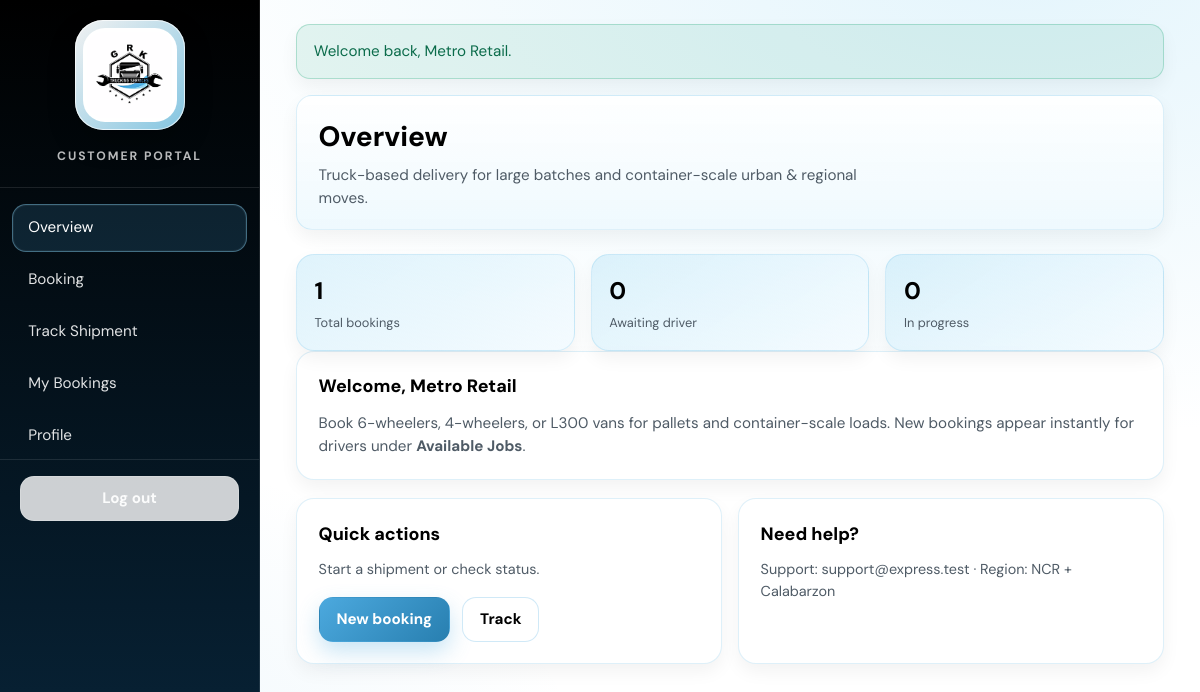
Page /customer/dashboard.php (signed in) on the earlier database version.
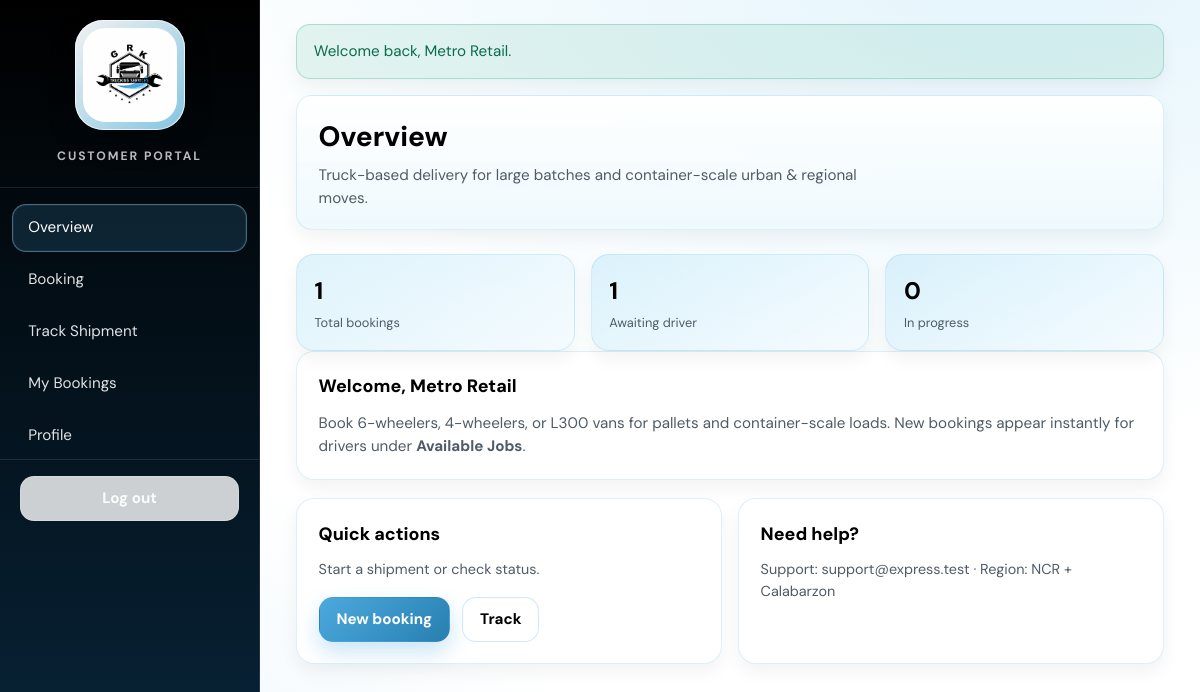
Same page on the later database version.
### tables this page shows
CREATE TABLE `bookings` (
  `id` INT UNSIGNED NOT NULL AUTO_INCREMENT,
  `booking_number` VARCHAR(32) NOT NULL,
  `customer_id` INT UNSIGNED NOT NULL,
  `user_id` INT UNSIGNED NOT NULL,
  `username` VARCHAR(64) NOT NULL,
  `name` VARCHAR(120) NOT NULL,
  `email` VARCHAR(255) NOT NULL,
  `mobile` VARCHAR(40) NOT NULL,
  `booking_datetime` TIMESTAMP NOT NULL,
  `posting_date` TIMESTAMP NOT NULL,
  `vehicle_type` VARCHAR(64) NOT NULL,
  `pickup` VARCHAR(255) NOT NULL,
  `dropoff` VARCHAR(255) NOT NULL,
  `cargo_desc` TEXT NOT NULL,
  `additional_requirements` TEXT NOT NULL,
  `status` ENUM('pending','accepted','in_transit','completed','cancelled') NOT NULL DEFAULT 'pending',
  `driver_id` INT UNSIGNED NULL,
  `vehicle_id` INT UNSIGNED NULL,
  `is_locked` BOOLEAN NOT NULL DEFAULT FALSE,
  `accepted_at` TIMESTAMP NULL DEFAULT NULL,
  `payout` DECIMAL(12, 2) NULL,
  `gatepass_image` VARCHAR(512) NULL,
  PRIMARY KEY (`id`),
  UNIQUE KEY `uq_bookings_number` (`booking_number`),
  KEY `idx_bookings_customer` (`customer_id`),
  KEY `idx_bookings_user` (`user_id`),
  KEY `idx_bookings_driver` (`driver_id`),
  KEY `idx_bookings_vehicle` (`vehicle_id`),
  KEY `idx_bookings_status` (`status`),
  CONSTRAINT `fk_bookings_customer` FOREIGN KEY (`customer_id`) REFERENCES `customers` (`id`)
    ON UPDATE CASCADE ON DELETE RESTRICT,
  CONSTRAINT `fk_bookings_user` FOREIGN KEY (`user_id`) REFERENCES `users` (`id`)
    ON UPDATE CASCADE ON DELETE RESTRICT,
  CONSTRAINT `fk_bookings_driver` FOREIGN KEY (`driver_id`) REFERENCES `drivers` (`id`)
    ON UPDATE CASCADE ON DELETE SET NULL,
  CONSTRAINT `fk_bookings_vehicle` FOREIGN KEY (`vehicle_id`) REFERENCES `vehicles` (`id`)
    ON UPDATE CASCADE ON DELETE SET NULL
);

### customer/dashboard.php (called while the page is built, shortened)
<?php
require_once dirname(__DIR__) . '/includes/auth.php';
$section = $_GET['section'] ?? 'overview';
require dirname(__DIR__) . '/includes/header_customer.php';
require __DIR__ . '/sections/' . $section . '.php';
require dirname(__DIR__) . '/includes/footer_customer.php';

### data/repository.php (called while the page is built, shortened)
<?php
function repo_map_booking_row(array $row): array
{
    $row['customer_id'] = (int) $row['customer_id'];
    $row['user_id'] = isset($row['user_id']) && $row['user_id'] !== null && $row['user_id'] !== ''
        ? (int) $row['user_id'] : null;
    $row['driver_id'] = isset($row['driver_id']) && $row['driver_id'] !== null && $row['driver_id'] !== ''
        ? (int) $row['driver_id'] : null;
    $row['vehicle_id'] = isset($row['vehicle_id']) && $row['vehicle_id'] !== null && $row['vehicle_id'] !== ''
        ? (int) $row['vehicle_id'] : null;
    $row['is_locked'] = (bool) ($row['is_locked'] ?? false);
    $row['accepted_at'] = isset($row['accepted_at']) && $row['accepted_at'] !== null && $row['accepted_at'] !== ''
        ? (string) $row['accepted_at'] : null;
    $row['payout'] = isset($row['payout']) && $row['payout'] !== null && $row['payout'] !== ''
        ? (float) $row['payout'] : null;
    $row['gatepass_image'] = isset($row['gatepass_image']) && $row['gatepass_image'] !== null && $row['gatepass_image'] !== ''
        ? (string) $row['gatepass_image'] : null;
    return $row;
}
function repo_customer_bookings(int $customerId): array
{
    $pdo = db();
    $stmt = $pdo->prepare('SELECT * FROM bookings WHERE customer_id = ? ORDER BY booking_datetime DESC');
    $stmt->execute([$customerId]);
    $out = [];
    foreach ($stmt->fetchAll() as $row) {
        $out[] = repo_map_booking_row($row);
    }
    return $out;
}
function repo_settings(): array
{
    $pdo = db();
    $stmt = $pdo->query('SELECT setting_key, setting_value FROM settings');
    $pairs = $stmt->fetchAll(PDO::FETCH_KEY_PAIR);
    return is_array($pairs) ? $pairs : [];
}

### includes/auth.php (called while the page is built, shortened)
<?php
require_once APP_ROOT . '/data/repository.php';
function auth_user(): ?array
{
    return $_SESSION['user'] ?? null;
}

### includes/helpers.php (called while the page is built, shortened)
<?php
function e(?string $s): string
{
    return htmlspecialchars((string) $s, ENT_QUOTES, 'UTF-8');
}

### customer/sections/overview.php (the view, shortened to what this page needs)
<?php
$u = auth_user();
$mine = repo_customer_bookings((int) $u['id']);
$pending = count(array_filter($mine, static fn ($b) => ($b['status'] ?? '') === 'pending'));
$active = count(array_filter($mine, static fn ($b) => in_array($b['status'] ?? '', ['assigned', 'in_transit'], true)));
?>
<div class="grid grid--stats">
  <div class="stat">
    <div class="stat__val"><?= count($mine) ?></div>
    <div class="stat__lbl">Total bookings</div>
  </div>
  <div class="stat">
    <div class="stat__val"><?= $pending ?></div>
    <div class="stat__lbl">Awaiting driver</div>
  </div>
  <div class="stat">
    <div class="stat__val"><?= $active ?></div>
    <div class="stat__lbl">In progress</div>
  </div>
</div>
<div class="card">
  <h2>Welcome, <?= e((string) $u['name']) ?></h2>
  <p style="margin:0;color:var(--muted);font-size:0.95rem;">
    Book 6-wheelers, 4-wheelers, or L300 vans for pallets and container-scale loads.
    New bookings appear instantly for drivers under <strong>Available Jobs</strong>.
  </p>
</div>
<div class="grid grid--2">
  <div class="card">
    <h2>Quick actions</h2>
    <p style="margin:0 0 1rem;color:var(--muted);font-size:0.9rem;">Start a shipment or check status.</p>
    <a class="btn btn--primary" href="<?= e(BASE_URL . '/customer/dashboard.php?section=booking') ?>">New booking</a>
    <a class="btn btn--ghost" href="<?= e(BASE_URL . '/customer/dashboard.php?section=track') ?>" style="margin-left:0.5rem">Track</a>
  </div>
  <div class="card">
    <h2>Need help?</h2>
    <p style="margin:0;color:var(--muted);font-size:0.9rem;">
      Support: <?= e(repo_settings()['support_email'] ?? 'support@express.test') ?> · Region: <?= e(repo_settings()['default_region'] ?? 'NCR') ?>
    </p>
  </div>
</div>

Differences in the rows shown:
changed bookings "Metro Retail": status "0" → "1"
